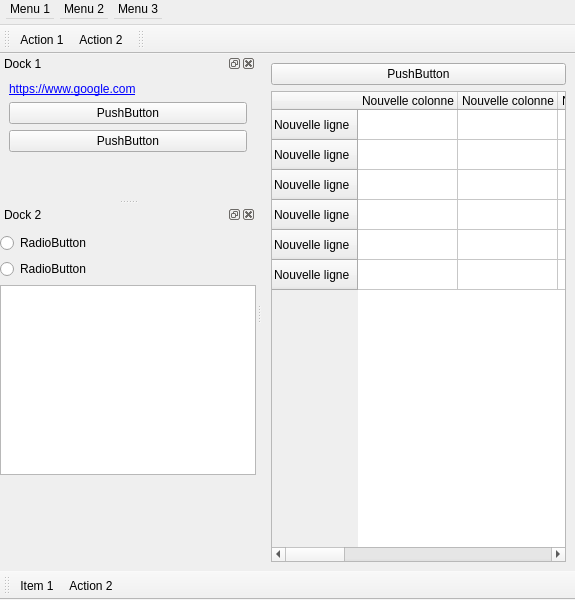
<?xml version="1.0" encoding="UTF-8"?>
<ui version="4.0">
 <class>MainWindow</class>
 <widget class="QMainWindow" name="MainWindow">
  <property name="geometry">
   <rect>
    <x>0</x>
    <y>0</y>
    <width>575</width>
    <height>600</height>
   </rect>
  </property>
  <property name="windowTitle">
   <string>Hello, World!</string>
  </property>
  <widget class="QWidget" name="centralwidget">
   <layout class="QVBoxLayout" name="verticalLayout_2">
    <item>
     <widget class="QPushButton" name="pushButton_3">
      <property name="text">
       <string>PushButton</string>
      </property>
     </widget>
    </item>
    <item>
     <widget class="QTableWidget" name="tableWidget">
      <row>
       <property name="text">
        <string>Nouvelle ligne</string>
       </property>
      </row>
      <row>
       <property name="text">
        <string>Nouvelle ligne</string>
       </property>
      </row>
      <row>
       <property name="text">
        <string>Nouvelle ligne</string>
       </property>
      </row>
      <row>
       <property name="text">
        <string>Nouvelle ligne</string>
       </property>
      </row>
      <row>
       <property name="text">
        <string>Nouvelle ligne</string>
       </property>
      </row>
      <row>
       <property name="text">
        <string>Nouvelle ligne</string>
       </property>
      </row>
      <column>
       <property name="text">
        <string>Nouvelle colonne</string>
       </property>
      </column>
      <column>
       <property name="text">
        <string>Nouvelle colonne</string>
       </property>
      </column>
      <column>
       <property name="text">
        <string>Nouvelle colonne</string>
       </property>
      </column>
      <column>
       <property name="text">
        <string>Nouvelle colonne</string>
       </property>
      </column>
      <column>
       <property name="text">
        <string>Nouvelle colonne</string>
       </property>
      </column>
      <column>
       <property name="text">
        <string>Nouvelle colonne</string>
       </property>
      </column>
      <column>
       <property name="text">
        <string>Nouvelle colonne</string>
       </property>
      </column>
      <column>
       <property name="text">
        <string>Nouvelle colonne</string>
       </property>
      </column>
      <column>
       <property name="text">
        <string>Nouvelle colonne</string>
       </property>
      </column>
     </widget>
    </item>
   </layout>
  </widget>
  <widget class="QMenuBar" name="menubar">
   <property name="geometry">
    <rect>
     <x>0</x>
     <y>0</y>
     <width>575</width>
     <height>25</height>
    </rect>
   </property>
   <property name="minimumSize">
    <size>
     <width>0</width>
     <height>25</height>
    </size>
   </property>
   <widget class="QMenu" name="menuItem_1">
    <property name="title">
     <string>Menu 1</string>
    </property>
    <addaction name="actionItem_1"/>
    <addaction name="actionItem_2"/>
   </widget>
   <widget class="QMenu" name="menuItem_2">
    <property name="title">
     <string>Menu 2</string>
    </property>
    <addaction name="action1"/>
    <addaction name="action2"/>
   </widget>
   <widget class="QMenu" name="menuMenu_3">
    <property name="title">
     <string>Menu 3</string>
    </property>
   </widget>
   <addaction name="menuItem_1"/>
   <addaction name="menuItem_2"/>
   <addaction name="menuMenu_3"/>
  </widget>
  <widget class="QDockWidget" name="dockWidget">
   <property name="windowTitle">
    <string>Dock 1</string>
   </property>
   <attribute name="dockWidgetArea">
    <number>1</number>
   </attribute>
   <widget class="QWidget" name="dockWidgetContents">
    <layout class="QVBoxLayout" name="verticalLayout">
     <item>
      <widget class="QLabel" name="label">
       <property name="text">
        <string>&lt;a href=&quot;https://www.google.com&quot;&gt;https://www.google.com&lt;/a&gt;</string>
       </property>
      </widget>
     </item>
     <item>
      <widget class="QPushButton" name="pushButton">
       <property name="text">
        <string>PushButton</string>
       </property>
      </widget>
     </item>
     <item>
      <widget class="QPushButton" name="pushButton_2">
       <property name="text">
        <string>PushButton</string>
       </property>
      </widget>
     </item>
     <item>
      <spacer name="verticalSpacer">
       <property name="orientation">
        <enum>Qt::Vertical</enum>
       </property>
       <property name="sizeHint" stdset="0">
        <size>
         <width>20</width>
         <height>40</height>
        </size>
       </property>
      </spacer>
     </item>
    </layout>
   </widget>
  </widget>
  <widget class="QDockWidget" name="dockWidget_2">
   <property name="windowTitle">
    <string>Dock 2</string>
   </property>
   <attribute name="dockWidgetArea">
    <number>1</number>
   </attribute>
   <widget class="QWidget" name="dockWidgetContents_2">
    <layout class="QVBoxLayout" name="verticalLayout_3">
     <property name="leftMargin">
      <number>0</number>
     </property>
     <property name="rightMargin">
      <number>0</number>
     </property>
     <item>
      <widget class="QRadioButton" name="radioButton">
       <property name="text">
        <string>RadioButton</string>
       </property>
      </widget>
     </item>
     <item>
      <widget class="QRadioButton" name="radioButton_2">
       <property name="text">
        <string>RadioButton</string>
       </property>
      </widget>
     </item>
     <item>
      <widget class="QListWidget" name="listWidget"/>
     </item>
     <item>
      <spacer name="verticalSpacer_2">
       <property name="orientation">
        <enum>Qt::Vertical</enum>
       </property>
       <property name="sizeHint" stdset="0">
        <size>
         <width>20</width>
         <height>89</height>
        </size>
       </property>
      </spacer>
     </item>
    </layout>
   </widget>
  </widget>
  <widget class="QToolBar" name="toolBar">
   <property name="windowTitle">
    <string>toolBar</string>
   </property>
   <attribute name="toolBarArea">
    <enum>TopToolBarArea</enum>
   </attribute>
   <attribute name="toolBarBreak">
    <bool>false</bool>
   </attribute>
   <addaction name="actionAction_1"/>
   <addaction name="actionAction_2"/>
  </widget>
  <widget class="QToolBar" name="toolBar_2">
   <property name="windowTitle">
    <string>toolBar_2</string>
   </property>
   <attribute name="toolBarArea">
    <enum>TopToolBarArea</enum>
   </attribute>
   <attribute name="toolBarBreak">
    <bool>false</bool>
   </attribute>
  </widget>
  <widget class="QToolBar" name="toolBar_3">
   <property name="windowTitle">
    <string>toolBar_3</string>
   </property>
   <attribute name="toolBarArea">
    <enum>BottomToolBarArea</enum>
   </attribute>
   <attribute name="toolBarBreak">
    <bool>false</bool>
   </attribute>
   <addaction name="actionItem_1"/>
   <addaction name="actionAction_2"/>
  </widget>
  <action name="actionAction_1">
   <property name="text">
    <string>Action 1</string>
   </property>
  </action>
  <action name="actionAction_2">
   <property name="text">
    <string>Action 2</string>
   </property>
  </action>
  <action name="actionItem_1">
   <property name="text">
    <string>Item 1</string>
   </property>
  </action>
  <action name="actionItem_2">
   <property name="text">
    <string>Item 2</string>
   </property>
  </action>
  <action name="action1">
   <property name="text">
    <string>1</string>
   </property>
  </action>
  <action name="action2">
   <property name="text">
    <string>2</string>
   </property>
  </action>
 </widget>
 <resources/>
 <connections/>
</ui>
